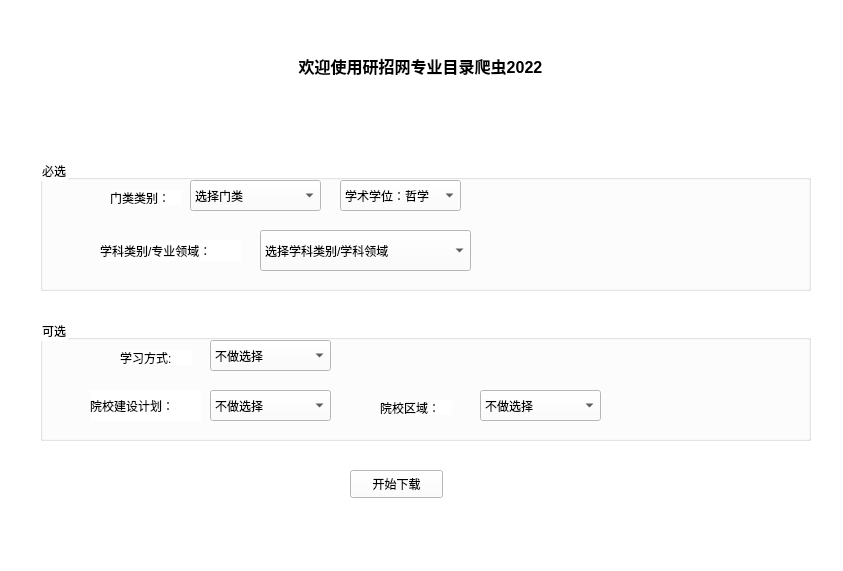
<?xml version="1.0" encoding="UTF-8"?>
<ui version="4.0">
 <class>MainWindow</class>
 <widget class="QMainWindow" name="MainWindow">
  <property name="geometry">
   <rect>
    <x>0</x>
    <y>0</y>
    <width>843</width>
    <height>571</height>
   </rect>
  </property>
  <property name="font">
   <font>
    <family>微软雅黑</family>
   </font>
  </property>
  <property name="windowTitle">
   <string>研招网专业目录爬虫2022</string>
  </property>
  <property name="styleSheet">
   <string notr="true">background-color: rgb(255, 255, 255);</string>
  </property>
  <widget class="QWidget" name="centralwidget">
   <widget class="QTextBrowser" name="textBrowser">
    <property name="geometry">
     <rect>
      <x>190</x>
      <y>50</y>
      <width>461</width>
      <height>71</height>
     </rect>
    </property>
    <property name="styleSheet">
     <string notr="true">border:0px</string>
    </property>
    <property name="html">
     <string>&lt;!DOCTYPE HTML PUBLIC &quot;-//W3C//DTD HTML 4.0//EN&quot; &quot;http://www.w3.org/TR/REC-html40/strict.dtd&quot;&gt;
&lt;html&gt;&lt;head&gt;&lt;meta name=&quot;qrichtext&quot; content=&quot;1&quot; /&gt;&lt;style type=&quot;text/css&quot;&gt;
p, li { white-space: pre-wrap; }
&lt;/style&gt;&lt;/head&gt;&lt;body style=&quot; font-family:'SimSun'; font-size:9pt; font-weight:400; font-style:normal;&quot;&gt;
&lt;p align=&quot;center&quot; style=&quot; margin-top:0px; margin-bottom:0px; margin-left:0px; margin-right:0px; -qt-block-indent:0; text-indent:0px;&quot;&gt;&lt;span style=&quot; font-size:12pt; font-weight:600;&quot;&gt;欢迎使用研招网专业目录爬虫2022&lt;/span&gt;&lt;/p&gt;&lt;/body&gt;&lt;/html&gt;</string>
    </property>
   </widget>
   <widget class="QWidget" name="widget" native="true">
    <property name="geometry">
     <rect>
      <x>20</x>
      <y>150</y>
      <width>811</width>
      <height>391</height>
     </rect>
    </property>
    <widget class="QPushButton" name="pushButton">
     <property name="geometry">
      <rect>
       <x>330</x>
       <y>320</y>
       <width>93</width>
       <height>28</height>
      </rect>
     </property>
     <property name="text">
      <string>开始下载</string>
     </property>
    </widget>
    <widget class="QGroupBox" name="groupBox">
     <property name="geometry">
      <rect>
       <x>20</x>
       <y>10</y>
       <width>771</width>
       <height>131</height>
      </rect>
     </property>
     <property name="title">
      <string>必选</string>
     </property>
     <widget class="QLabel" name="menleileibie_lable">
      <property name="geometry">
       <rect>
        <x>70</x>
        <y>30</y>
        <width>72</width>
        <height>15</height>
       </rect>
      </property>
      <property name="text">
       <string>门类类别：</string>
      </property>
     </widget>
     <widget class="QComboBox" name="xuanzexueke">
      <property name="geometry">
       <rect>
        <x>220</x>
        <y>70</y>
        <width>211</width>
        <height>41</height>
       </rect>
      </property>
      <item>
       <property name="text">
        <string>选择学科类别/学科领域</string>
       </property>
      </item>
     </widget>
     <widget class="QLabel" name="xuekeleibie_lable">
      <property name="geometry">
       <rect>
        <x>60</x>
        <y>80</y>
        <width>141</width>
        <height>21</height>
       </rect>
      </property>
      <property name="text">
       <string>学科类别/专业领域：</string>
      </property>
     </widget>
     <widget class="QComboBox" name="xuanze_menlei">
      <property name="geometry">
       <rect>
        <x>150</x>
        <y>20</y>
        <width>131</width>
        <height>31</height>
       </rect>
      </property>
      <property name="editable">
       <bool>false</bool>
      </property>
      <item>
       <property name="text">
        <string>选择门类</string>
       </property>
      </item>
      <item>
       <property name="text">
        <string>专业学位</string>
       </property>
      </item>
      <item>
       <property name="text">
        <string>学术学位</string>
       </property>
      </item>
     </widget>
     <widget class="QComboBox" name="xuanze_menlei_2">
      <property name="geometry">
       <rect>
        <x>300</x>
        <y>20</y>
        <width>121</width>
        <height>31</height>
       </rect>
      </property>
      <property name="editable">
       <bool>false</bool>
      </property>
      <item>
       <property name="text">
        <string>学术学位：哲学</string>
       </property>
      </item>
      <item>
       <property name="text">
        <string>学硕学位：经济学</string>
       </property>
      </item>
     </widget>
    </widget>
    <widget class="QGroupBox" name="groupBox_2">
     <property name="geometry">
      <rect>
       <x>20</x>
       <y>170</y>
       <width>771</width>
       <height>121</height>
      </rect>
     </property>
     <property name="title">
      <string>可选</string>
     </property>
     <widget class="QLabel" name="edu_local_lable">
      <property name="geometry">
       <rect>
        <x>340</x>
        <y>80</y>
        <width>72</width>
        <height>15</height>
       </rect>
      </property>
      <property name="text">
       <string>院校区域：</string>
      </property>
     </widget>
     <widget class="QLabel" name="learn_mode_lable">
      <property name="geometry">
       <rect>
        <x>80</x>
        <y>30</y>
        <width>72</width>
        <height>15</height>
       </rect>
      </property>
      <property name="text">
       <string>学习方式:</string>
      </property>
     </widget>
     <widget class="QComboBox" name="constraction_plans">
      <property name="geometry">
       <rect>
        <x>170</x>
        <y>70</y>
        <width>121</width>
        <height>31</height>
       </rect>
      </property>
      <item>
       <property name="text">
        <string>不做选择</string>
       </property>
      </item>
      <item>
       <property name="text">
        <string>双一流</string>
       </property>
      </item>
      <item>
       <property name="text">
        <string>985</string>
       </property>
      </item>
      <item>
       <property name="text">
        <string>211</string>
       </property>
      </item>
     </widget>
     <widget class="QLabel" name="constraction_plan_label">
      <property name="geometry">
       <rect>
        <x>50</x>
        <y>70</y>
        <width>111</width>
        <height>31</height>
       </rect>
      </property>
      <property name="text">
       <string>院校建设计划：</string>
      </property>
     </widget>
     <widget class="QComboBox" name="edu_local">
      <property name="geometry">
       <rect>
        <x>440</x>
        <y>70</y>
        <width>121</width>
        <height>31</height>
       </rect>
      </property>
      <item>
       <property name="text">
        <string>不做选择</string>
       </property>
      </item>
      <item>
       <property name="text">
        <string>A区</string>
       </property>
      </item>
      <item>
       <property name="text">
        <string>B区</string>
       </property>
      </item>
     </widget>
     <widget class="QComboBox" name="learn_mode">
      <property name="geometry">
       <rect>
        <x>170</x>
        <y>20</y>
        <width>121</width>
        <height>31</height>
       </rect>
      </property>
      <item>
       <property name="text">
        <string>不做选择</string>
       </property>
      </item>
      <item>
       <property name="text">
        <string>全日制</string>
       </property>
      </item>
      <item>
       <property name="text">
        <string>非全日制</string>
       </property>
      </item>
     </widget>
    </widget>
   </widget>
  </widget>
 </widget>
 <resources/>
 <connections/>
</ui>
